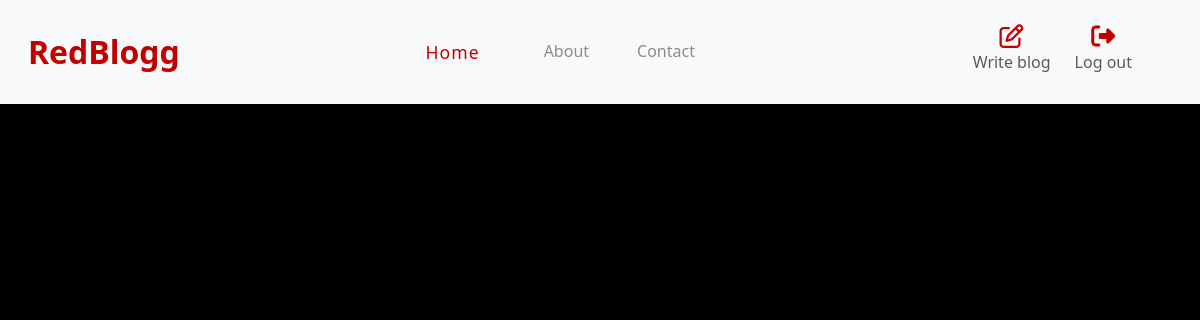
The page /post/redx (signed in) on the database as committed earlier.
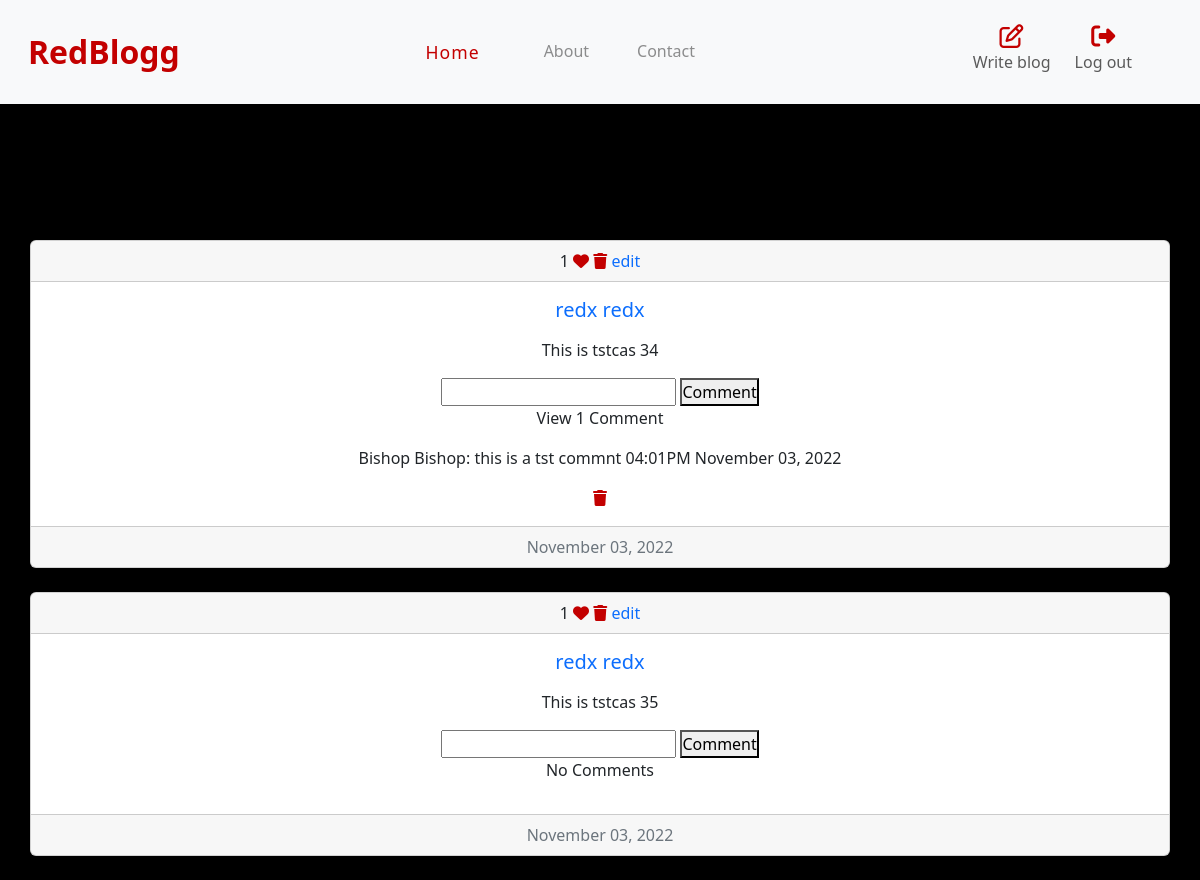
The same page on the database as committed later.
### blog/models.py (models this page shows, shortened)
class Post(db.Model):
    id = db.Column(db.Integer, primary_key=True)
    text = db.Column(db.Text, nullable=False)
    date_created = db.Column(db.DateTime(timezone=True), default=func.now())
    author = db.Column(db.Integer, db.ForeignKey(
        'user.id', ondelete="CASCADE"), nullable=False)
    comments = db.relationship('Comment', backref='post', passive_deletes=True)
    likes = db.relationship('Like', backref='post', passive_deletes=True)

class User(db.Model, UserMixin):
    id = db.Column(db.Integer, primary_key=True)
    email = db.Column(db.String(150), unique=True)
    firstname = db.Column(db.String(150))
    lastname = db.Column(db.String(150))
    password = db.Column(db.String(150))
    date_created = db.Column(db.DateTime(timezone=True), default=func.now())
    posts = db.relationship('Post', backref='user', passive_deletes=True)
    comments = db.relationship('Comment', backref='user', passive_deletes=True)
    likes = db.relationship('Like', backref='user', passive_deletes=True)

class Comment(db.Model):
    id = db.Column(db.Integer, primary_key=True)
    text = db.Column(db.String(200), nullable=False)
    date_created = db.Column(db.DateTime(timezone=True), default=func.now())
    author = db.Column(db.Integer, db.ForeignKey(
        'user.id', ondelete="CASCADE"), nullable=False)
    post_id = db.Column(db.Integer, db.ForeignKey(
        'post.id', ondelete="CASCADE"), nullable=False)

### blog/routes.py (the view)
@app.route("/post/<firstname>")
def post(firstname):
    user = User.query.filter_by(firstname=firstname).first()
    if not user:
        flash("User not found.", category="error")
        return redirect(url_for("home"))
    posts = user.posts
    return render_template("posts.html", user=current_user, posts=posts, firstname=firstname)

### blog/__init__.py (called while the page is built)
@login_manager.user_loader
def load_user(id):
    return User.query.get(int(id))

### blog/templates/posts.html (shortened to what this page needs)
{% extends "home.html" %}

### blog/templates/home.html (shortened to what this page needs)
{% extends "base.html" %}
{% block content %}
{% for post in posts %}
  <div class="card text-center">
    <div class="card-header">
      <div class="like">
        {% if current_user.is_authenticated %}
          {{ post.likes|length }}
          {% if user.id in post.likes|map(attribute="author")|list %}
            <a href="/like/{{post.id}}"><i class="fas fa-heart"></i></a>
          {% else %}
            <a href="/like/{{post.id}}"><i class="far fa-heart"></i></a>
          {% endif %}
          {% if user.id == post.author %}
            <a href="/delete/{{post.id}}"><i class="fas fa-trash"></i></a>
            <a href="/edit/{{post.id}}">edit</a>
          {% endif %}
        {% endif %}
      </div>
    </div>
    <div class="card-body">
      <h5 class="card-title">
        <a href="/post/{{post.user.firstname}}">
        {{ post.user.firstname }} {{ post.user.lastname }}
        </a></h5>
      <p class="card-text">{{post.text|safe}}</p>
      {% if current_user.is_authenticated %}
      <form action="/comment/{{post.id}}" method="post">
        <input type="text" name="comment" id="comment">
        <button type="submit">Comment</button>
      </form>
        {% if post.comments|length > 1 %}
          <p>View {{post.comments|length}} Comments</p>
          {% elif post.comments|length == 1 %}
          <p>View {{post.comments|length}} Comment</p>
          {% else %}
          <p>No Comments</p>
        {% endif %}
        {% for comment in post.comments %}
          <p>{{comment.user.firstname}} {{comment.user.lastname}}: {{comment.text}} {{comment.date_created.strftime('%I:%M%p %B %d, %Y')}}</p>
          {% if user.id == comment.author or user.id == post.author %}
          <a href="/delete-comment/{{comment.id}}"><i class="fas fa-trash"></i></a>
          {% endif %}
        {% endfor %}
        {% else %}
        <a href="{{url_for('login')}}">Login to react to this post</a>
        {% endif %}
    </div>
    <div class="card-footer text-muted">
      {{ post.date_created.strftime('%B %d, %Y') }}
    </div>
  </div>
  <br>
{% endfor %}
{% endblock %}

Rows that differ between the two databases and show on the page:
added Post: likes|length "1", user.firstname "redx", user.lastname "redx", text "This is tstcas 34", comments|length "1", date_created "November 03, 2022"
now on this page (row edited): Comment: user.firstname "Bishop", user.lastname "Bishop", text "this is a tst commnt", date_created "04:01PM November 03, 2022"
added Post: likes|length "1", user.firstname "redx", user.lastname "redx", text "This is tstcas 35", shows "No Comments", date_created "November 03, 2022"
